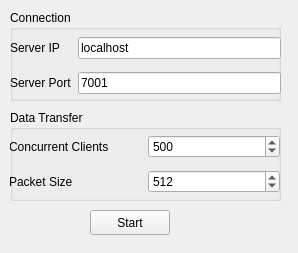
<?xml version="1.0" encoding="UTF-8"?>
<ui version="4.0">
 <class>CMainWindow</class>
 <widget class="QMainWindow" name="CMainWindow">
  <property name="geometry">
   <rect>
    <x>0</x>
    <y>0</y>
    <width>298</width>
    <height>253</height>
   </rect>
  </property>
  <property name="windowTitle">
   <string>Client</string>
  </property>
  <widget class="QWidget" name="centralwidget">
   <widget class="QGroupBox" name="gbconnect">
    <property name="geometry">
     <rect>
      <x>10</x>
      <y>10</y>
      <width>271</width>
      <height>91</height>
     </rect>
    </property>
    <property name="title">
     <string>Connection</string>
    </property>
    <widget class="QWidget" name="gridLayoutWidget">
     <property name="geometry">
      <rect>
       <x>0</x>
       <y>20</y>
       <width>271</width>
       <height>71</height>
      </rect>
     </property>
     <layout class="QGridLayout" name="gridLayout">
      <item row="0" column="0">
       <widget class="QLabel" name="labelIP">
        <property name="text">
         <string>Server IP</string>
        </property>
       </widget>
      </item>
      <item row="0" column="1">
       <widget class="QLineEdit" name="ip">
        <property name="text">
         <string>localhost</string>
        </property>
       </widget>
      </item>
      <item row="1" column="0">
       <widget class="QLabel" name="labelPort">
        <property name="text">
         <string>Server Port</string>
        </property>
       </widget>
      </item>
      <item row="1" column="1">
       <widget class="QLineEdit" name="port">
        <property name="text">
         <string>7001</string>
        </property>
       </widget>
      </item>
     </layout>
    </widget>
   </widget>
   <widget class="QGroupBox" name="groupBox">
    <property name="geometry">
     <rect>
      <x>10</x>
      <y>110</y>
      <width>271</width>
      <height>91</height>
     </rect>
    </property>
    <property name="title">
     <string>Data Transfer</string>
    </property>
    <widget class="QWidget" name="gridLayoutWidget_2">
     <property name="geometry">
      <rect>
       <x>-1</x>
       <y>19</y>
       <width>271</width>
       <height>71</height>
      </rect>
     </property>
     <layout class="QGridLayout" name="gridLayout_2">
      <item row="0" column="0">
       <widget class="QLabel" name="label">
        <property name="text">
         <string>Concurrent Clients</string>
        </property>
       </widget>
      </item>
      <item row="0" column="1">
       <widget class="QSpinBox" name="clients">
        <property name="maximum">
         <number>5000</number>
        </property>
        <property name="value">
         <number>500</number>
        </property>
       </widget>
      </item>
      <item row="1" column="0">
       <widget class="QLabel" name="label_2">
        <property name="text">
         <string>Packet Size</string>
        </property>
       </widget>
      </item>
      <item row="1" column="1">
       <widget class="QSpinBox" name="packetSize">
        <property name="minimum">
         <number>1</number>
        </property>
        <property name="maximum">
         <number>10000</number>
        </property>
        <property name="value">
         <number>512</number>
        </property>
       </widget>
      </item>
     </layout>
    </widget>
   </widget>
   <widget class="QPushButton" name="start">
    <property name="geometry">
     <rect>
      <x>90</x>
      <y>210</y>
      <width>80</width>
      <height>25</height>
     </rect>
    </property>
    <property name="text">
     <string>Start</string>
    </property>
   </widget>
  </widget>
 </widget>
 <resources/>
 <connections/>
</ui>
